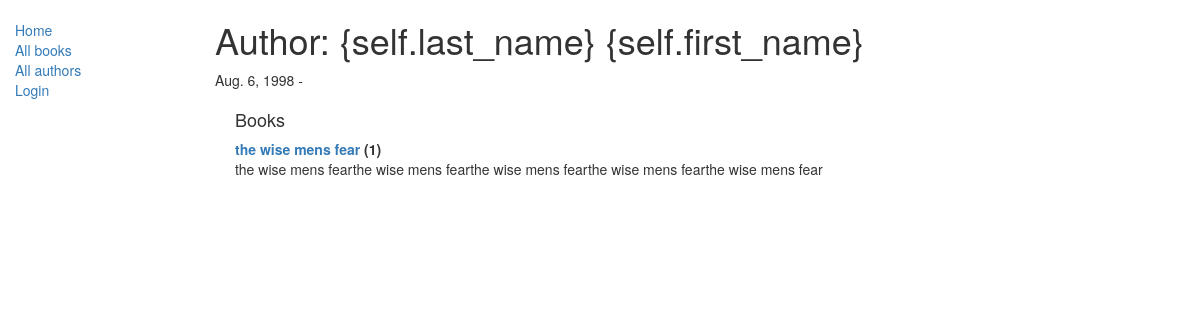
The page /catalog/author/2 on the database as committed earlier.
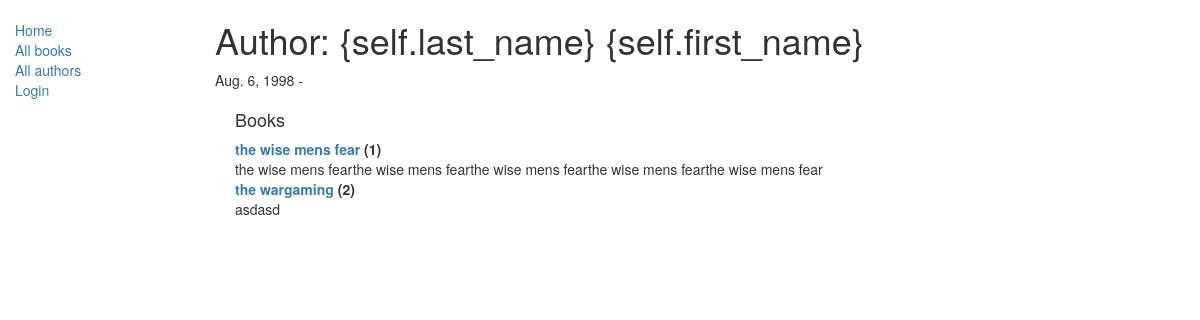
The same page on the database as committed later.
### catalog/models.py (models this page shows, shortened)
class Book(models.Model):
    title = models.CharField(max_length=200)
    author = models.ForeignKey('Author', on_delete=models.SET_NULL, null=True)
    summary = models.TextField(max_length=1000, help_text="Enter a brief description of the book")
    isbn = models.CharField('ISBN',max_length=13, help_text='13 Character <a href="https://www.isbn-international.org/content/what-isbn">ISBN number</a>')
    genre = models.ManyToManyField(Genre, help_text="Select a genre for this book")
    def __str__(self):
        return self.title

### catalog/views.py (the view, shortened to what this page needs)
# urls.py: url(r'^author/(?P<pk>\d+)$', views.AuthorDetailView.as_view(), name='author-detail')
class AuthorDetailView(generic.DetailView):
    model = Author

### catalog/models.py (called while the page is built)
    def __str__(self):
        return '{self.last_name} {self.first_name}'

### catalog/templates/catalog/author_detail.html
{% extends "base_generic.html" %}
{% block content %}
<h1>Author: {{ author }} </h1>
<p>{{author.date_of_birth}} - {% if author.date_of_death %}{{author.date_of_death}}{% endif %}</p>
<div style="margin-left:20px;margin-top:20px">
<h4>Books</h4>
<dl>
{% for book in author.book_set.all %}
  <dt><a href="{% url 'book-detail' book.pk %}">{{book}}</a> ({{book.bookinstance_set.all.count}})</dt>
  <dd>{{book.summary}}</dd>
{% endfor %}
</dl>
</div>
{% endblock %}

Rows that differ between the two databases and show on the page:
added Book: title "the wargaming", bookinstance_set.all.count "2", summary "asdasd"
